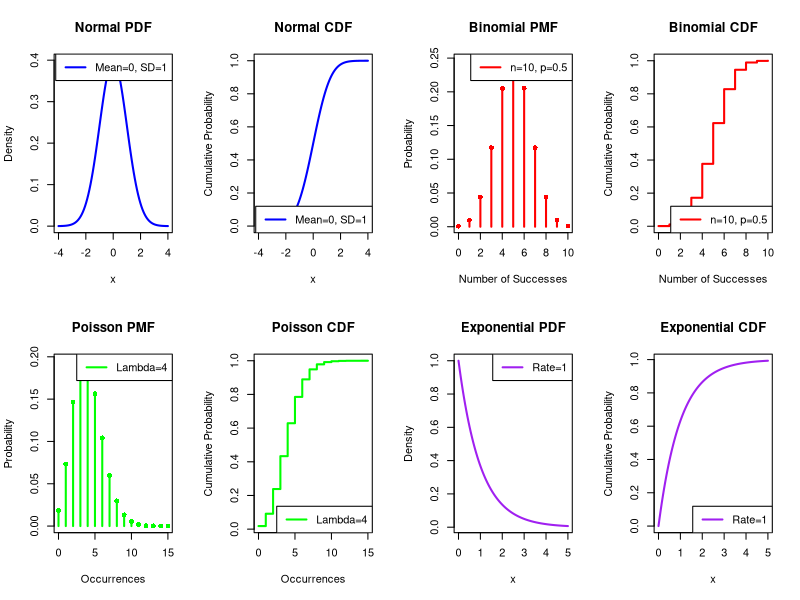

Write R code to recreate this figure.
### ========================================
### Introduction to Statistical Inference
### marta.bofill.roig@upc.edu
### Rlab0: Distribution functions
### ========================================

windows(width = 20, height = 12)
par(mfrow = c(2,4))

# 1. Normal Distribution
?dnorm

x <- seq(-4, 4, length=100)
y <- dnorm(x, mean=0, sd=1)
plot(x, y, type="l", col="blue", lwd=2, main="Normal PDF",
     xlab="x", ylab="Density")
legend("topright", legend="Mean=0, SD=1", col="blue", lwd=2)

y_cdf <- pnorm(x, mean=0, sd=1)
plot(x, y_cdf, type="l", col="blue", lwd=2, main="Normal CDF",
     xlab="x", ylab="Cumulative Probability")
legend("bottomright", legend="Mean=0, SD=1", col="blue", lwd=2)

# 2. Binomial Distribution
?dbinom

x <- 0:10
y <- dbinom(x, size=10, prob=0.5)
plot(x, y, type="h", col="red", lwd=2, main="Binomial PMF",
     xlab="Number of Successes", ylab="Probability")
points(x, y, pch=16, col="red")
legend("topright", legend="n=10, p=0.5", col="red", lwd=2)

y_cdf <- pbinom(x, size=10, prob=0.5)
plot(x, y_cdf, type="s", col="red", lwd=2, main="Binomial CDF",
     xlab="Number of Successes", ylab="Cumulative Probability")
legend("bottomright", legend="n=10, p=0.5", col="red", lwd=2)

# 3. Poisson Distribution
?dpois

x <- 0:15
y <- dpois(x, lambda=4)
plot(x, y, type="h", col="green", lwd=2, main="Poisson PMF",
     xlab="Occurrences", ylab="Probability")
points(x, y, pch=16, col="green")
legend("topright", legend="Lambda=4", col="green", lwd=2)

y_cdf <- ppois(x, lambda=4)
plot(x, y_cdf, type="s", col="green", lwd=2, main="Poisson CDF",
     xlab="Occurrences", ylab="Cumulative Probability")
legend("bottomright", legend="Lambda=4", col="green", lwd=2)

# 4. Exponential Distribution
?dexp

x <- seq(0, 5, length=100)
y <- dexp(x, rate=1)
plot(x, y, type="l", col="purple", lwd=2, main="Exponential PDF",
     xlab="x", ylab="Density")
legend("topright", legend="Rate=1", col="purple", lwd=2)

y_cdf <- pexp(x, rate=1)
plot(x, y_cdf, type="l", col="purple", lwd=2, main="Exponential CDF",
     xlab="x", ylab="Cumulative Probability")
legend("bottomright", legend="Rate=1", col="purple", lwd=2)



# Exercise: Normal Distribution in R
# Assume the heights of adult persons in a certain population follow a Normal distribution with:
# Mean = 175 cm
# Standard deviation = 8 cm
# 
# Questions:
#   
# 1) Probability Calculation (CDF)
# What is the probability that a randomly selected person is shorter than 170 cm?
# What is the probability that a randomly selected person is taller than 185 cm?
# What is the probability that a randomly selected person is between 165 cm and 180 cm?
#   
# 2) Quantiles (Inverse CDF)
# Find the height corresponding to the 90th percentile (i.e., 90% of subjects are shorter than this height).
# Find the height that separates the tallest 5% from the rest.
# 
# 3) Generating Random Samples
# Generate a random sample of 10 people heights from this distribution and display them.
# Compute the sample mean and standard deviation. Does it match the population parameters?

# HINTS:
?pnorm

